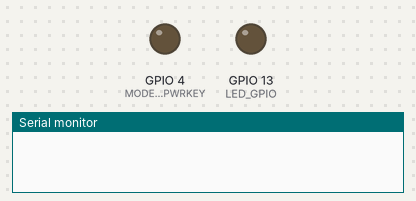
Simulated run of this sketch. Board: ESP32. Shown: output pins drawn as LEDs (lit = HIGH), the last lines printed to the serial monitor. Pins used as bus, display or sensor lines are not drawn.

Above: at 0.0 s.
At 1.2 s:
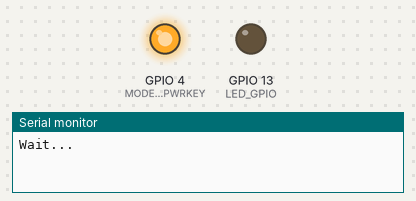
Timing chart, 0 to 2.7 s (numbered marks = the images above):
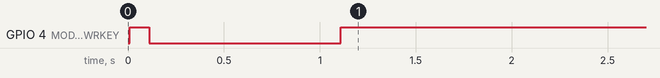

The sketch:

TCP_server.ino
```cpp
// Configure TinyGSM library
// Please select the corresponding model
// Select your modem:
#define TINY_GSM_MODEM_SIM800
#define SIM800L_IP5306_VERSION_20200811

//#define TINY_GSM_RX_BUFFER   1024  // Set RX buffer to 1Kb


#include <Arduino.h>
#include "utilities.h"
#include <HardwareSerial.h> // serial(2) = pin19=RX, pin23=TX

// Set serial for debug console (to the Serial Monitor, default speed 115200)
#define SerialMon Serial
// Set serial for AT commands (to the module)
#define SerialAT  Serial1

// See all AT commands, if wanted
//#define DUMP_AT_COMMANDS

// Define the serial console for debug prints, if needed
#define TINY_GSM_DEBUG SerialMon
// #define LOGGING  // <- Logging is for the HTTP library

// Range to attempt to autobaud
// NOTE:  DO NOT AUTOBAUD in production code.  Once you've established
// communication, set a fixed baud rate using modem.setBaud(#).
#define GSM_AUTOBAUD_MIN 9600
#define GSM_AUTOBAUD_MAX 115200

// Define how you're planning to connect to the internet.
// This is only needed for this example, not in other code.
#define TINY_GSM_USE_GPRS true

// set GSM PIN, if any
#define GSM_PIN ""

// Your GPRS credentials, if any
const char apn[]      = "apn";
const char gprsUser[] = "gprsUser";
const char gprsPass[] = "gprsPass";
//const int  port = 4001;
String readAuth; // Буфер для данных Authorization: Basic

#include <TinyGsmClient.h>
//#include <ArduinoHttpClient.h>

#ifdef DUMP_AT_COMMANDS
#include <StreamDebugger.h>
StreamDebugger debugger(SerialAT, SerialMon);
TinyGsm        modem(debugger);
#else
TinyGsm        modem(SerialAT);
#endif

// TinyGSM Client for Internet connection
TinyGsmClient client(modem);

void setupModem()
{
#ifdef MODEM_RST
    // Keep reset high
    pinMode(MODEM_RST, OUTPUT);
    digitalWrite(MODEM_RST, HIGH);
#endif

    pinMode(MODEM_PWRKEY, OUTPUT);
    pinMode(MODEM_POWER_ON, OUTPUT);

    // Turn on the Modem power first
    digitalWrite(MODEM_POWER_ON, HIGH);

    // Pull down PWRKEY for more than 1 second according to manual requirements
    digitalWrite(MODEM_PWRKEY, HIGH);
    delay(100);
    digitalWrite(MODEM_PWRKEY, LOW);
    delay(1000);
    digitalWrite(MODEM_PWRKEY, HIGH);

    // Initialize the indicator as an output
    pinMode(LED_GPIO, OUTPUT);
    digitalWrite(LED_GPIO, LED_OFF);

}

  void startModem() {
  // Check connection
  if (!modem.isGprsConnected()) {
    SerialMon.print("Starting IP server... ");
    // Connect to network
    if (!modem.waitForNetwork()) {
      SerialMon.println("no network connection");
      return;
    }
    // Connect to GPRS
    if (!modem.gprsConnect(apn, gprsUser, gprsPass)) {
      SerialMon.println("no GPRS connection");
      return;
    }
    // Put modem in server mode
    modem.setIPserver();
    SerialMon.println("success"); // Todo: proper react on return values
    IPAddress local = modem.localIP();
    SerialMon.print("Local IP: ");
    SerialMon.println(local);
  }
}

/*void ATCommandTest() {
  //*************** Test AT command***********************
        if (SerialAT.available()) {
          SerialMon.write(SerialAT.read());
        }
        if (SerialMon.available()) {
          SerialAT.write(SerialMon.read());
        }
//*************** END Test AT command***********************
}*/
/*
void handleConnection() { // from GPRS server

  while (client.connected()) {
    if (Serial2.available()) {
      char c2 = Serial2.read();
      client.print(c2);
    }
    ATCommandTest();
  } // while (client.connected())
}*/

void handleConnection() { // from BS RTK to Rover

   if(SerialAT.available()) {
     char c = SerialAT.read();
     readAuth += c;
      if (c == '\n') {
      if (readAuth.lastIndexOf(F("Authorization: Basic Og=="))>-1) {
        //SerialMon.print("200 OK");
        SerialAT.print("200 OK"); // Authorization Accept
        // in loop, in reality, the code in the comment will be used
          while (true) {  // Pushed to NTRIP Client
            if(SerialAT.available()) {  // if(Serial2.available())
              SerialMon.print(char (SerialAT.read()));  // SerialAT.print(Serial2.read());
              SerialAT.print("$GPGGA"); // Delete
            } //

          }
       }
     }
   }
      /*if (String (c).lastIndexOf(F("$GPGGA"))>-1) {
       //SerialAT.print(c);
       SerialAT.print(SerialMon.read());
       SerialMon.print(c);
      }
     }*/
/*     else {
       break;
     }  */
   //}
}

void setup() {
  // Set console baud rate
  SerialMon.begin(115200);
  Serial2.begin(57600);
  delay(10);

  // !!!!!!!!!!!
  // Set your reset, enable, power pins here
  // !!!!!!!!!!!

  SerialMon.println("Wait...");

  // Set GSM module baud rate
    // Set GSM module baud rate and UART pins
    SerialAT.begin(115200, SERIAL_8N1, MODEM_RX, MODEM_TX);

  // Set GPS module baud rate and UART pins
    Serial2.begin(57600, SERIAL_8N1, 19, 23); //pin19=RX, pin23=TX

  setupModem();
  delay(1000);

  // Restart takes quite some time
  // To skip it, call init() instead of restart()
  SerialMon.println("Initializing modem...");
  modem.restart();
  // modem.init();
  delay(1000);

  String modemInfo = modem.getModemInfo();
  SerialMon.print("Modem Info: ");
  SerialMon.println(modemInfo);

#if TINY_GSM_USE_GPRS
  // Unlock your SIM card with a PIN if needed
  if (GSM_PIN && modem.getSimStatus() != 3) { modem.simUnlock(GSM_PIN); }
#endif
startModem();
}

void loop() {
   handleConnection();
}
```

utilities.h
```cpp
#include <Wire.h>

#if defined(SIM800L_IP5306_VERSION_20190610)

#define MODEM_RST             5
#define MODEM_PWRKEY          4
#define MODEM_POWER_ON       23
#define MODEM_TX             27
#define MODEM_RX             26

#define I2C_SDA              21
#define I2C_SCL              22
#define LED_GPIO             13
#define LED_ON               HIGH
#define LED_OFF              LOW

#define IP5306_ADDR          0x75
#define IP5306_REG_SYS_CTL0  0x00

// setPowerBoostKeepOn
bool setupPMU()
{
    bool en = true;
    Wire.begin(I2C_SDA, I2C_SCL);
    Wire.beginTransmission(IP5306_ADDR);
    Wire.write(IP5306_REG_SYS_CTL0);
    if (en) {
        Wire.write(0x37); // Set bit1: 1 enable 0 disable boost keep on
    } else {
        Wire.write(0x35); // 0x37 is default reg value
    }
    return Wire.endTransmission() == 0;
}


#elif defined(SIM800L_AXP192_VERSION_20200327)

#define MODEM_RST            5
#define MODEM_PWRKEY          4
#define MODEM_POWER_ON       23
#define MODEM_TX             27
#define MODEM_RX             26
#define MODEM_DTR            32
#define MODEM_RI             33

#define I2C_SDA              21
#define I2C_SCL              22
#define LED_GPIO             13
#define LED_ON               HIGH
#define LED_OFF              LOW


#elif defined(SIM800C_AXP192_VERSION_20200609)
// pin definitions
#define MODEM_PWRKEY          4
#define MODEM_POWER_ON       25
#define MODEM_TX             27
#define MODEM_RX             26
#define MODEM_DTR            32
#define MODEM_RI             33

#define I2C_SDA              21
#define I2C_SCL              22
#define LED_GPIO             12
#define LED_ON               LOW
#define LED_OFF              HIGH

#elif defined(SIM800L_IP5306_VERSION_20200811)


#define MODEM_RST             5
#define MODEM_PWRKEY          4
#define MODEM_POWER_ON       23
#define MODEM_TX             27
#define MODEM_RX             26

#define MODEM_DTR            32
#define MODEM_RI             33

#define I2C_SDA              21
#define I2C_SCL              22
#define LED_GPIO             13
#define LED_ON               HIGH
#define LED_OFF              LOW

#define IP5306_ADDR          0x75
#define IP5306_REG_SYS_CTL0  0x00

// setPowerBoostKeepOn
bool setupPMU()
{
    bool en = true;
    Wire.begin(I2C_SDA, I2C_SCL);
    Wire.beginTransmission(IP5306_ADDR);
    Wire.write(IP5306_REG_SYS_CTL0);
    if (en) {
        Wire.write(0x37); // Set bit1: 1 enable 0 disable boost keep on
    } else {
        Wire.write(0x35); // 0x37 is default reg value
    }
    return Wire.endTransmission() == 0;
}

#else

#error "Please select the corresponding model"

#endif


#if defined(SIM800L_AXP192_VERSION_20200327) || defined(SIM800C_AXP192_VERSION_20200609)
#include <axp20x.h>         //https://github.com/lewisxhe/AXP202X_Library

AXP20X_Class axp;

bool setupPMU()
{
// For more information about the use of AXP192, please refer to AXP202X_Library https://github.com/lewisxhe/AXP202X_Library
    Wire.begin(I2C_SDA, I2C_SCL);
    int ret = axp.begin(Wire, AXP192_SLAVE_ADDRESS);

    if (ret == AXP_FAIL) {
        Serial.println("AXP Power begin failed");
        return false;
    }

    //! Turn off unused power
    axp.setPowerOutPut(AXP192_DCDC1, AXP202_OFF);
    axp.setPowerOutPut(AXP192_LDO2, AXP202_OFF);
    axp.setPowerOutPut(AXP192_LDO3, AXP202_OFF);
    axp.setPowerOutPut(AXP192_DCDC2, AXP202_OFF);
    axp.setPowerOutPut(AXP192_EXTEN, AXP202_OFF);

    //! Do not turn off DC3, it is powered by esp32
    // axp.setPowerOutPut(AXP192_DCDC3, AXP202_ON);

    // Set the charging indicator to turn off
    // Turn it off to save current consumption
    // axp.setChgLEDMode(AXP20X_LED_OFF);

    // Set the charging indicator to flash once per second
    // axp.setChgLEDMode(AXP20X_LED_BLINK_1HZ);


    //! Use axp192 adc get voltage info
    axp.adc1Enable(AXP202_VBUS_VOL_ADC1 | AXP202_VBUS_CUR_ADC1 | AXP202_BATT_CUR_ADC1 | AXP202_BATT_VOL_ADC1, true);

    float vbus_v = axp.getVbusVoltage();
    float vbus_c = axp.getVbusCurrent();
    float batt_v = axp.getBattVoltage();
    // axp.getBattPercentage();   // axp192 is not support percentage
    Serial.printf("VBUS:%.2f mV %.2f mA ,BATTERY: %.2f\n", vbus_v, vbus_c, batt_v);

    return true;
}

#endif
```
